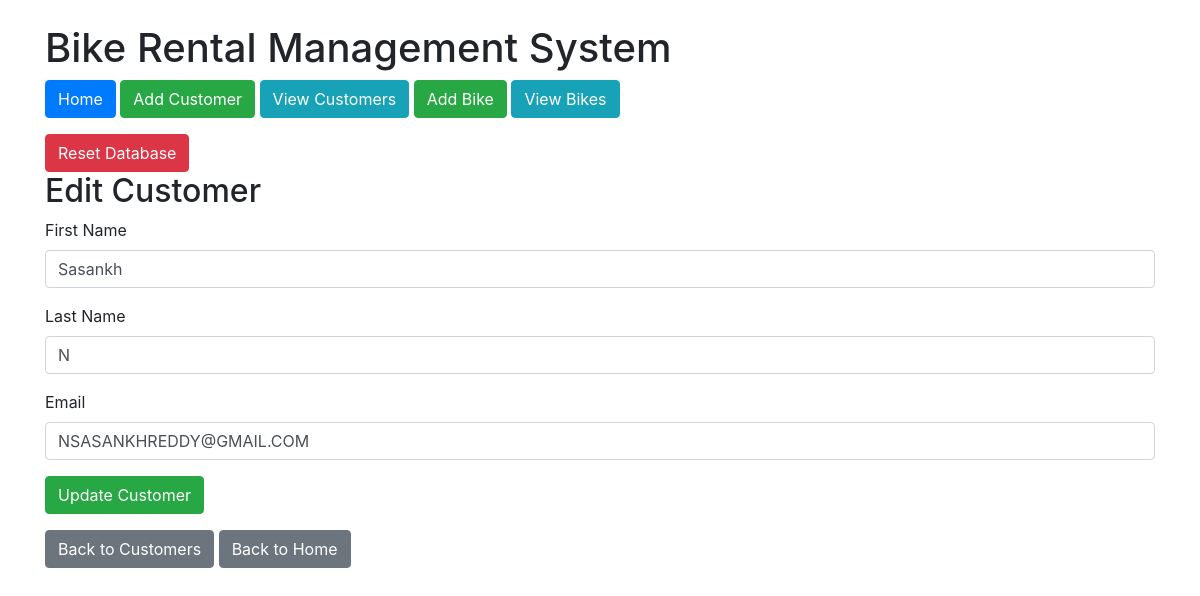
/edit_customer/1, run on the app's committed database.
### tables this page shows
CREATE TABLE Customers (
        customer_id INTEGER PRIMARY KEY AUTOINCREMENT,
        first_name TEXT NOT NULL,
        last_name TEXT NOT NULL,
        email TEXT UNIQUE NOT NULL
    );

### app.py (the view, shortened to what this page needs)
@app.route('/edit_customer/<int:customer_id>', methods=['GET', 'POST'])
def edit_customer(customer_id):
    conn = connect_db()
    cursor = conn.cursor()
    cursor.execute("SELECT * FROM Customers WHERE customer_id = ?", (customer_id,))
    customer = cursor.fetchone()
    conn.close()
    return render_template('edit_customer.html', customer=customer)

### app.py (called while the page is built)
def connect_db():
    conn = sqlite3.connect('bike_rental.db')
    conn.row_factory = sqlite3.Row  # Allows accessing columns by name
    return conn

### templates/edit_customer.html
{% extends "layout.html" %}
{% block content %}
<h2>Edit Customer</h2>
<form action="{{ url_for('edit_customer', customer_id=customer['customer_id']) }}" method="POST">
    <div class="form-group">
        <label for="first_name">First Name</label>
        <input type="text" class="form-control" id="first_name" name="first_name" value="{{ customer['first_name'] }}" required>
    </div>
    <div class="form-group">
        <label for="last_name">Last Name</label>
        <input type="text" class="form-control" id="last_name" name="last_name" value="{{ customer['last_name'] }}" required>
    </div>
    <div class="form-group">
        <label for="email">Email</label>
        <input type="email" class="form-control" id="email" name="email" value="{{ customer['email'] }}" required>
    </div>
    <button type="submit" class="btn btn-success">Update Customer</button>
</form>
<a href="{{ url_for('view_customers') }}" class="btn btn-secondary mt-3">Back to Customers</a>
<a href="{{ url_for('index') }}" class="btn btn-secondary mt-3">Back to Home</a>
{% endblock %}

### data on the page
Customers: first_name "Sasankh", last_name "N", email "NSASANKHREDDY@GMAIL.COM"
